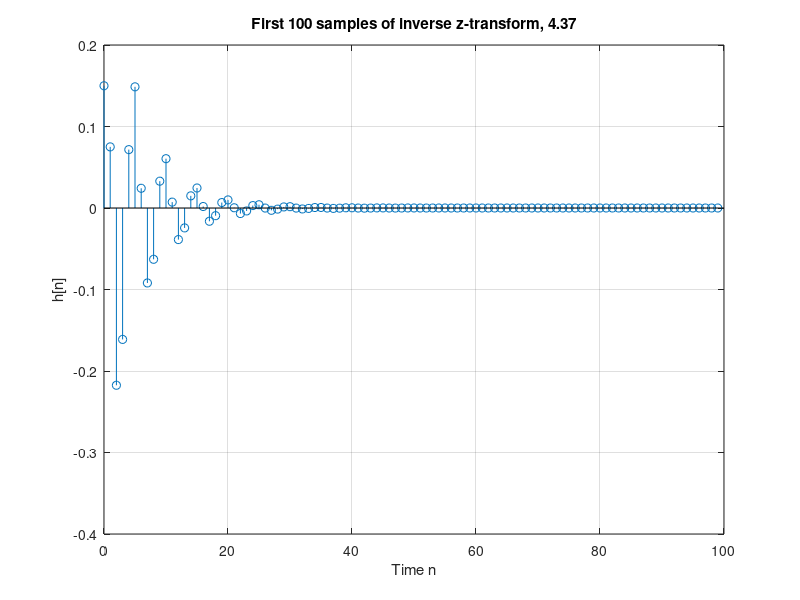

This figure's MATLAB source:
% Q4.5
% Brian R. Greene
clc
clear
% input parameters
num = [0.15 0 -0.15]; 
den = [1 -0.5 0.7];
%L = input('Enter desired length of inverse z-transform: ');
L = 100;
% impulse response = inverse z-transform
[g, t] = impz(num, den, L);

% plot
clf
stem(t, g)
tstring = sprintf('First %s samples of inverse z-transform, 4.37', num2str(L));
title(tstring)
xlabel('Time n')
ylabel('h[n]')
grid on
